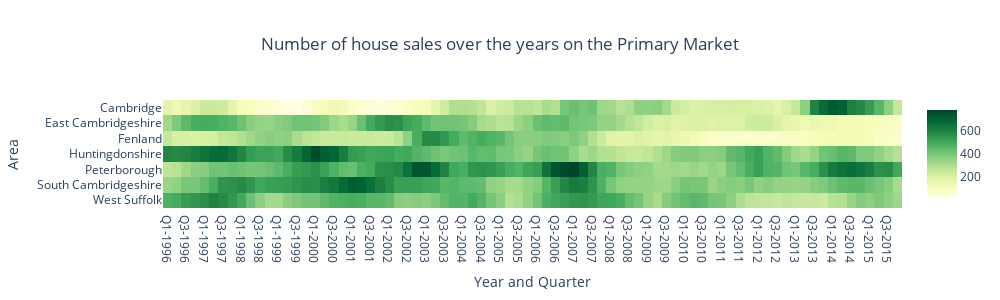

Write notebook code for a chart like this one.
### Markdown cell above
##### Primary houses

### Code cell
heatmap_trace = go.Heatmap(z=df3.values[:,2:][::-1],
                           x=df3.columns[2:],
                           y=df3.values[:,1][::-1],
                           colorscale='YlGn')

layout = go.Layout(title='',
                   xaxis=dict(title='Year and Quarter'),
                   yaxis=dict(title='Area'), 
                   width=1000, 
                   height=300)

layout = go.Layout(
    title={
        'text': 'Number of house sales over the years on the Primary Market',
        'x': 0.5,
        'xanchor': 'center'
    },
    xaxis=dict(title='Year and Quarter'),
    yaxis=dict(title='Area'), 
    width=1000, 
    height=300
)


fig = go.Figure(data=[heatmap_trace], layout=layout)

pyo.plot(fig, filename='../graphs/Heatmap_Primary_sold.html')

fig.show()

### Figure 1 — Plotly figure (JSON) as saved in the notebook; plotly's stock layout.template omitted (floating-point values rounded to 4 significant figures; data arrays with more than 128 entries replaced by an {"elided": "..."} marker saying what was removed)
{"data": [{"colorscale": [[0, "rgb(255,255,229)"], [0.125, "rgb(247,252,185)"], [0.25, "rgb(217,240,163)"], [0.375, "rgb(173,221,142)"], [0.5, "rgb(120,198,121)"], [0.625, "rgb(65,171,93)"], [0.75, "rgb(35,132,67)"], [0.875, "rgb(0,104,55)"], [1, "rgb(0,69,41)"]], "type": "heatmap", "x": ["Q1-1996", "Q2-1996", "Q3-1996", "Q4-1996", "Q1-1997", "Q2-1997", "Q3-1997", "Q4-1997", "Q1-1998", "Q2-1998", "Q3-1998", "Q4-1998", "Q1-1999", "Q2-1999", "Q3-1999", "Q4-1999", "Q1-2000", "Q2-2000", "Q3-2000", "Q4-2000", "Q1-2001", "Q2-2001", "Q3-2001", "Q4-2001", "Q1-2002", "Q2-2002", "Q3-2002", "Q4-2002", "Q1-2003", "Q2-2003", "Q3-2003", "Q4-2003", "Q1-2004", "Q2-2004", "Q3-2004", "Q4-2004", "Q1-2005", "Q2-2005", "Q3-2005", "Q4-2005", "Q1-2006", "Q2-2006", "Q3-2006", "Q4-2006", "Q1-2007", "Q2-2007", "Q3-2007", "Q4-2007", "Q1-2008", "Q2-2008", "Q3-2008", "Q4-2008", "Q1-2009", "Q2-2009", "Q3-2009", "Q4-2009", "Q1-2010", "Q2-2010", "Q3-2010", "Q4-2010", "Q1-2011", "Q2-2011", "Q3-2011", "Q4-2011", "Q1-2012", "Q2-2012", "Q3-2012", "Q4-2012", "Q1-2013", "Q2-2013", "Q3-2013", "Q4-2013", "Q1-2014", "Q2-2014", "Q3-2014", "Q4-2014", "Q1-2015", "Q2-2015", "Q3-2015", "Q4-2015"], "y": ["West Suffolk", "South Cambridgeshire", "Peterborough", "Huntingdonshire", "Fenland", "East Cambridgeshire", "Cambridge"], "z": {"elided": "7x80 int values"}}], "layout": {"height": 300, "title": {"text": "Number of house sales over the years on the Primary Market", "x": 0.5, "xanchor": "center"}, "width": 1000, "xaxis": {"title": {"text": "Year and Quarter"}}, "yaxis": {"title": {"text": "Area"}}}}
